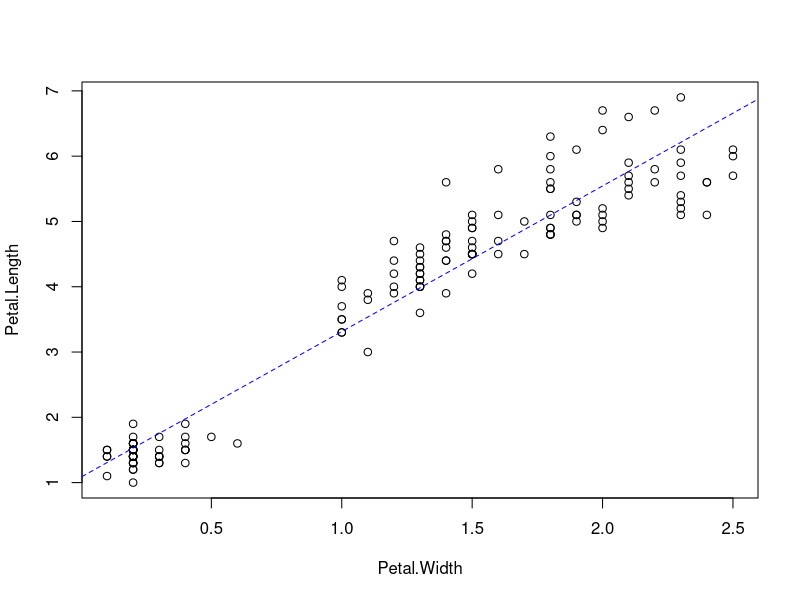
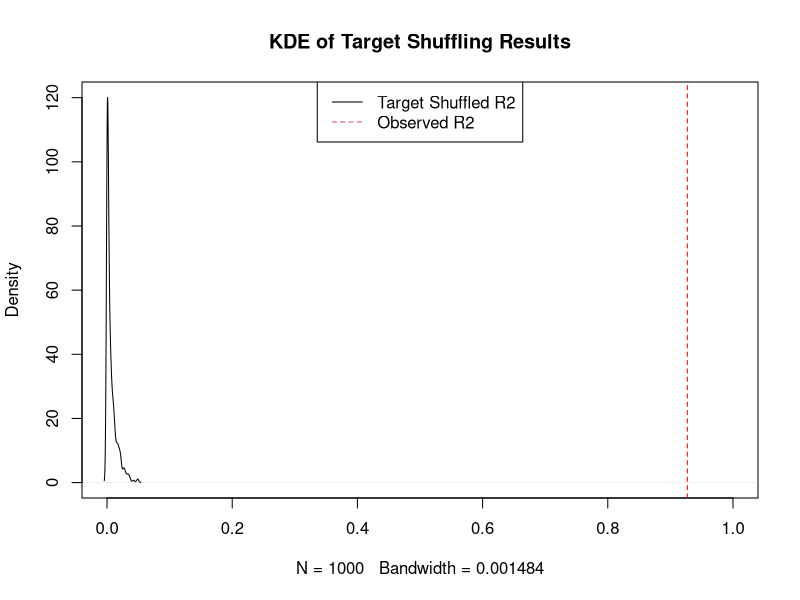
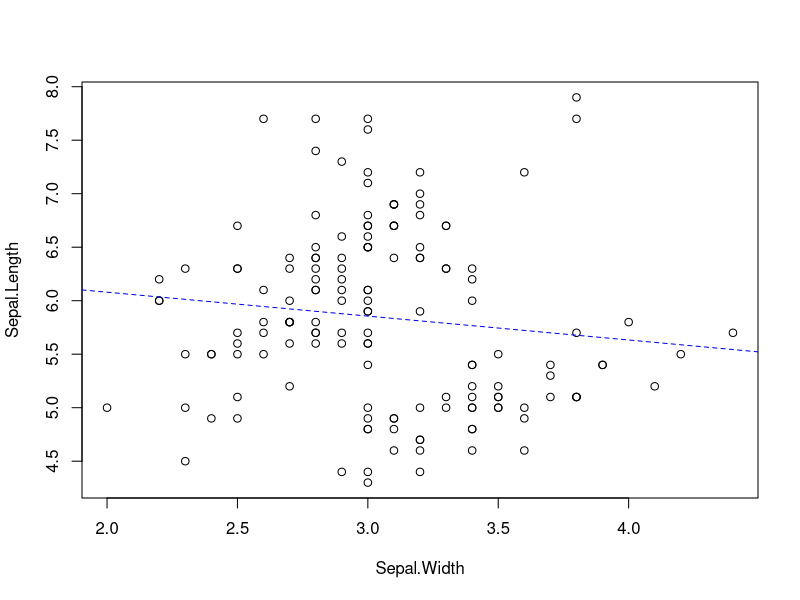
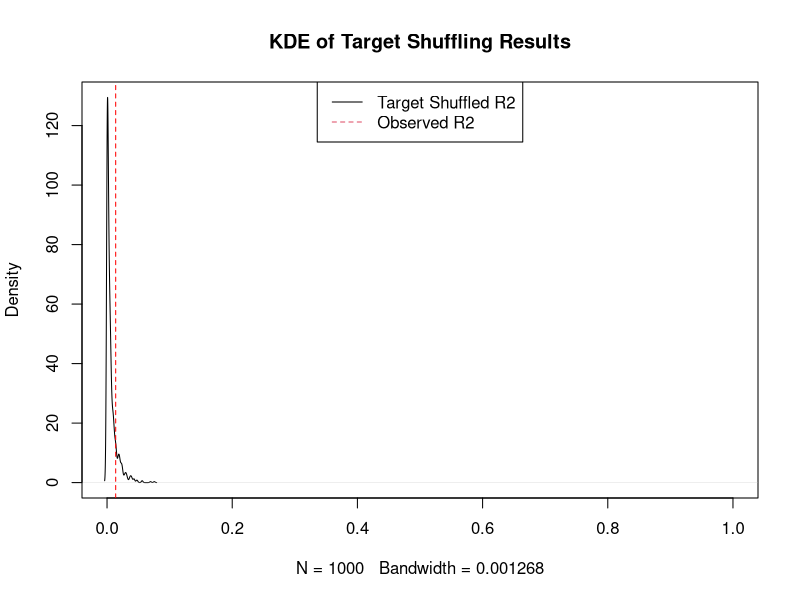
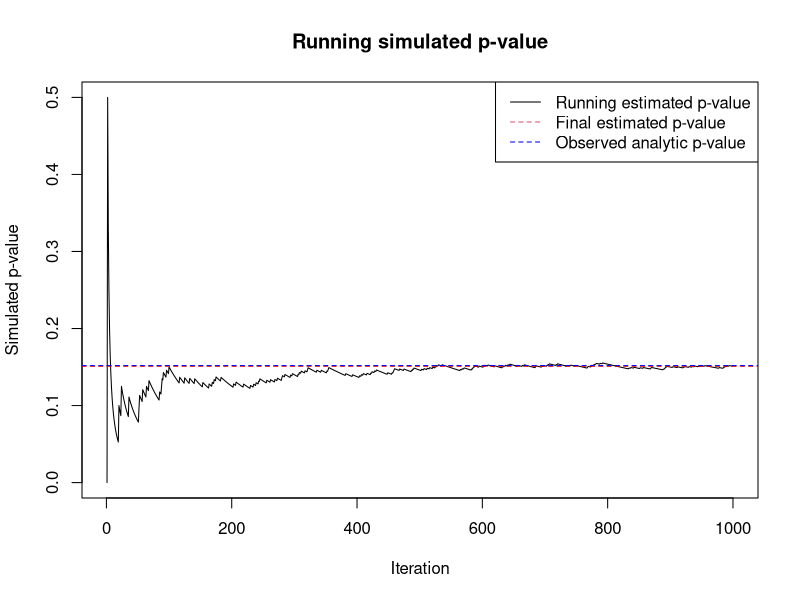
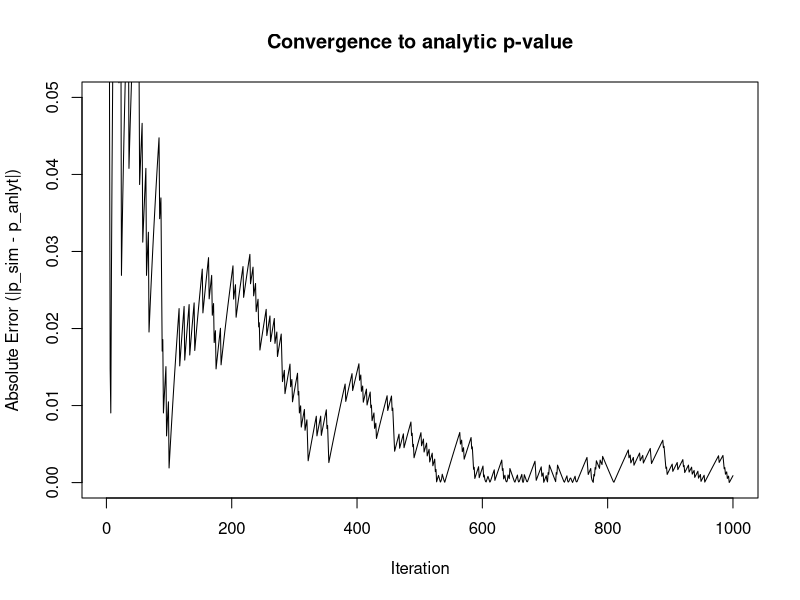
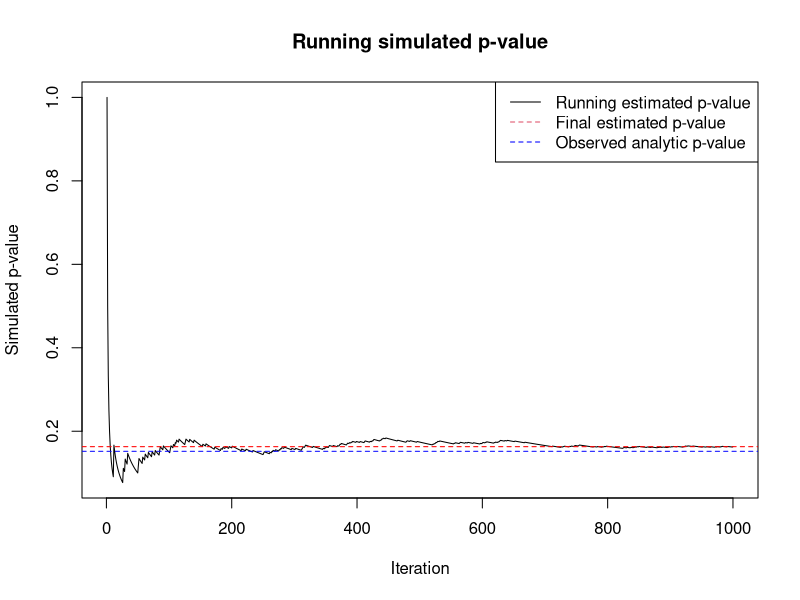
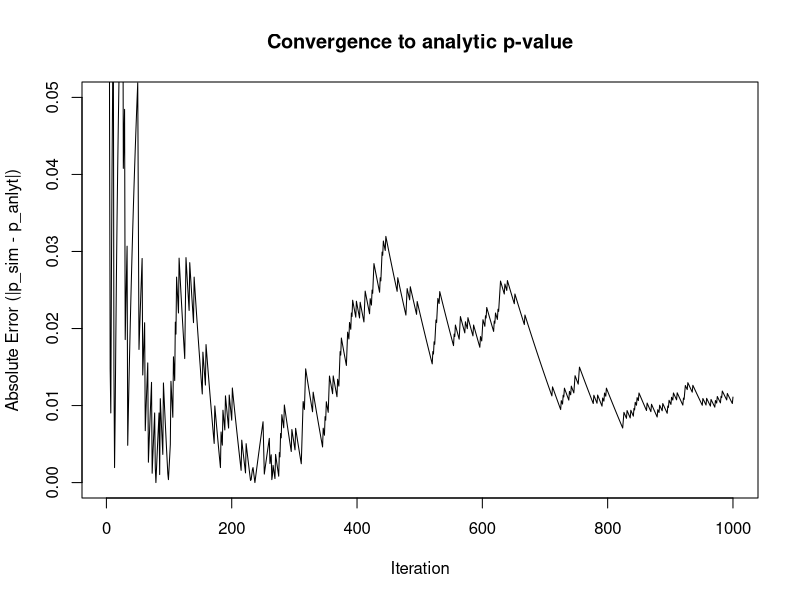

The R source for these figures, in order:
#' ---
#' title: "Demonstration of Generic Target Shuffling"
#' author: "David Marx"
#' date: "September 15, 2014"
#' ---

# /* 
#    #################################################################################
#    # NB: This R script can be compiled into a static notebook by using             #
#    # RStudio's "Compile Notebook" command or by calling knitr::spin on the script. #
#    #################################################################################  
# */


#' Target shuffling is an extremely simple algorithm for estimating the significance of a model. 
#' The idea is to use resampling to estimate the distribution of a given test statistic under the 
#' null hypothesis, and then compare our observed test statistic to the eCDF of the null derived
#' from our resampling.
#' 
#' This is really all there is to it:

# Generic Target shuffling function
tShuffle = function(k, x, y, fitModel, stat, returnValues=TRUE, estimateSignificance=TRUE, ...){
  results = rep(NULL, k)
  for(i in 1:k){
    shuffled_y = sample(y, length(y), ...)  
    results[i] = stat(fitModel(x,shuffled_y))
  }  
  retval=list()
  if(returnValues) retval$values = results
  if(estimateSignificance) retval$est_pval = 1- sum(stat(fitModel(x,y)) > results)/k
  retval
}

#' To make this function generic, I've parameterized it such that it can take any function to fit
#' a supervised model on a training dataset `x` and a target dataset `y` such that the call 
#' `fitModel(x,y)` returns an object that can be operated on by the `stat` function to return a scalar
#' value.
#' 
#' In addition to estimating significance, this implementation returns the raw results of our target shuffling
#' experiments so we can examine the estimated null distribution.
#'
#' To demonstrate, let's run a linear regression and target shuffle the R^2 to determine model significance.
#' In retrospect, really I should be target shuffling the F-statistic of the model, since that's what is
#' actually used to determine model significance, but for the purpose of generality I use r-squared here (which
#' can be calculated for any model) and you will see that we are able to make good estimates on the p-value
#' by target shuffling on this statistic instead of the F-statistic.
#' 
#' To do this, we need to define a `fitModel` function and `stat` function. The first is just a wrapper on
#' the `lm` function, the second just extracts the r.squared attribute from calling `summary` on the model
#' object returned by `lm`. These functions will be passed to the tshuffle function. Last, I'll define a
#' function to simplify extracting the observed p-value from my model.
fitModel = function(x,y){
  lm(y~x)
}

stat = function(mod){
  summary(mod)$r.squared
}

extract_pval = function(mod){
  unlist(anova(mod)[5])[1]
}

#' Let's fit our models to the famous iris data set. We'll start by fitting a "good" model (i.e. one in which
#' we expect to observe significance).
names(iris)
#mod_a = lm(Petal.Length~Petal.Width, iris)
mod_a =fitModel(iris$Petal.Width, iris$Petal.Length)
summary(mod_a)

plot(Petal.Length~Petal.Width, iris)
abline(mod_a, col='blue',lty=2)

stat(mod_a) # r-squared

#' Target shuffle our model
n=1e3
results_a = tShuffle(n, iris$Petal.Width, iris$Petal.Length, fitModel, stat, replace=TRUE)

#' Visualize results of target shuffling
plot(density(results_a$values), xlim=c(0,1), main='KDE of Target Shuffling Results')
abline(v=stat(mod_a), lty=2, col='red')
legend('top', c('Target Shuffled R2', 'Observed R2'), lty=1:2, col=1:2)

#' Compare estimated p-value with observed
print(paste("Estimated p-value:", results_a$est_pval))
print(paste("Observed p-value:",extract_pval(mod_a)))
summary(results_a$values)


#################

#' Let's contrast these results with an attempt to fit a bad model.
mod_b = lm(Sepal.Length~Sepal.Width, iris)
summary(mod_b)

plot(Sepal.Length~Sepal.Width, iris)
abline(mod_b, col='blue', lty=2)

stat(mod_b)

#' Target shuffle our model
results_b = tShuffle(n, iris$Sepal.Width, iris$Sepal.Length, fitModel, stat, replace=TRUE)

#' Visualize results of target shuffling
plot(density(results_b$values), xlim=c(0,1), main='KDE of Target Shuffling Results')
abline(v=stat(mod_b), lty=2, col='red')
legend('top', c('Target Shuffled R2', 'Observed R2'), lty=1:2, col=1:2)

print(paste("Estimated p-value:", results_b$est_pval))
print(paste("Observed p-value:",extract_pval(mod_b)))
summary(results_b$values)

#' Let's run a little experiment to observe how quickly the target shuffled significance
#' on the r^2 statistics converges to the analytic p-value for the model, and see if incorporating
#' bootstrap resampling in our target shuffle makes any difference.

run_experiment = function(x, y, k, fitModel, stat, ...){
  mod = lm(y~x)
  results = tShuffle(k, x, y, fitModel, stat, ...)
  
  p_sim = results$est_pval #sum(stat(mod) < results)/length(results)
  num = cumsum(stat(mod) < results$values)
  denom = 1: length(results$values)
  plot(denom, 
       num/denom, 
       type='l', 
       main="Running simulated p-value",
       xlab="Iteration",
       ylab="Simulated p-value"
  )
  abline(h=p_sim, col='red', lty=2)
  p_anlyt = extract_pval(mod) #unlist(anova(mod)[c("Pr(>F)")])[1]
  abline(h=p_anlyt, col='blue', lty=2)
  legend('topright', c('Running estimated p-value','Final estimated p-value', 'Observed analytic p-value'),
         lty=c(1,2,2), col=c(1:2,'blue')
  )
  
  abs_error=abs(num/denom - p_anlyt)  
  
  plot(denom, abs_error, 
       type='l', 
       main="Convergence to analytic p-value",
       xlab="Iteration",
       ylab="Absolute Error (|p_sim - p_anlyt|)",
       ylim=c(0,.05)
  )  
  return(list(results=results, p_sim=p_sim, p_analytic=p_anlyt, abs_error=abs_error))
}

#' Generic Target Shuffling
exp_f = run_experiment(iris$Sepal.Width, iris$Sepal.Length, n, fitModel, stat, replace=FALSE)
exp_f$p_sim; exp_f$p_analytic

#' Bootstrapped Target Shuffling
exp_t = run_experiment(iris$Sepal.Width, iris$Sepal.Length, n, fitModel, stat, replace=TRUE)
exp_t$p_sim; exp_t$p_analytic

#' It appears that incorporating bootstrapping with target shuffling probablydoesn't really make much 
#' of a difference.
#'
#' **Class Imbalance**
#'
#' Target shuffling is especially useful in situations where the analytic p-value may not be representative 
#' of the true null distribution. A textbook exaple is in the case of significant class imbalance: a naive
#' model will be able to achieve significant accuracy by effectively predicting that any input will be of the 
#' majority class. 

#' To demonstrate, let's construct a dataset with two randomly distributed classes (i.e. inseparable given
#' the available features) where one class is a significant minority relative to the other.

n=1e3
p=0.05
x = runif(n)
y = rbinom(n,1,p)

table(y)/n

#' Since we know that there is no conditional relationship between `x` and `y`, we know that, theoretically,
#' trying to train a logistic regression on this data would be fruitless. But the class imbalance will give
#' us deceptive results.


fitModel_log = function(x,y){
  glm(y~x, data.frame(x,y),family='binomial')
}

accuracy = function(mod, Y=y){
  mean(Y == (predict(mod)>0) )
}


mod_c = fitModel_log(x,y)
acc = accuracy(mod_c)
print(paste("Accuracy:",acc))

#' Wow! That's an accurate model! But does it mean we're really achieving good class separation?
#' Let's target shuffle it and see how significant this result really is.

n=1e3
#+ message=F, warning=F
results_c = tShuffle(n, x, y, fitModel_log, accuracy, replace=TRUE)

#' Visualize results of target shuffling
plot(density(results_c$values), xlim=c(0,1), main='KDE of Target Shuffling Results')
abline(v=accuracy(mod_c), lty=2, col='red')
legend('topleft', c('Target Shuffled Accuracy', 'Observed Accuracy'), lty=1:2, col=1:2)

#' Our model sure doesn't look so special now.

print(paste("Estimated p-value:", results_c$est_pval))
summary(results_c$values)

#' ### Bootstrap
#' 
#' Target shuffling gives us a distribution over the null hypothesis. The *bootstrap* 
#' technique gives us a distribution over model solutions and/or evaluation statistics,
#' AKA distributions over the alternative hypothesis. We estimated our p-value by 
#' comparing a unique model solution against our distribution of null hypotheses, but
#' we can actually infer a distribution over p-values, giving us a confidence interval
#' on our p-value (!!!)

boot_sample = function(x){
  n = nrow(x)
  ix = sample(n, replace=TRUE)
  x[ix,]
}

boot_stat = function(k, x, y, fitModel, stat){
  results = rep(NULL, k)
  full_dat = cbind(y,x)
  for(i in 1:k){
    boot_dat = boot_sample(full_dat)
    xb = boot_dat[,2:(NCOL(x)+1)]
    yb = boot_dat[,1]
    results[i] = stat(fitModel(xb, yb))
  }
  results
}

# results_a = tShuffle(n, iris$Petal.Width, iris$Petal.Length, fitModel, stat, replace=TRUE)
boot_r2 = boot_stat(n, iris$Petal.Width, iris$Petal.Length, fitModel, stat)


plot(density(results_a$values), xlim=c(0,1), main='KDE of Target Shuffling Results')
lines(density(boot_r2), col='blue')
abline(v=stat(mod_a), lty=2, col='red')
legend('top', c('Target Shuffled R2', 'Observed R2', 'Bootstrapped R2'), lty=c(1,2,1), col=c(1,'red', 'blue'))

#' I like this. Let's wrap the whole process.

simulate_distributional_hypothesis_test = function(k, x, y, fitModel, stat, plt=TRUE){
  null_dist = tShuffle(k, x, y, fitModel, stat, replace=TRUE)
  alt_dist  = boot_stat(k, x, y, fitModel, stat)
  mod = fitModel(x,y)
  obs_stat = stat(mod)
  p_dist = sapply(alt_dist, function(v) 1 - mean(v>null_dist$values))
  p_thsuffle = null_dist$est_pval
  if(plt){
    plot(density(null_dist$values), xlim=range(c(null_dist, alt_dist)), main="Target shuffling vs. bootstrap")
    lines(density(alt_dist), col='blue')
    abline(v=obs_stat, lty=2, col='red')
    legend('top', c('Target Shuffled stat', 'Observed stat', 'Bootstrapped stat'), lty=c(1,2,1), col=c(1,'red', 'blue'))
  }
  list(null_hypothesis=null_dist$values, 
       alternative_hypothesis=alt_dist, 
       fitted_stat=obs_stat, 
       fitted_model=mod, 
       fitted_pval=extract_pval(mod), 
       pvalue_distribution=p_dist,
       tshuffle_pvalue=p_thsuffle)
}

#' Where we have wel defined significance, the two distributions are well separated.

sim_dist = simulate_distributional_hypothesis_test(n, iris$Petal.Width, iris$Petal.Length, fitModel, stat)

#' Where we don't have strong significance, there is overlap in the target shuffled and bootstrapped distributions, and
#' we get a range (distribution) of pvalues

sim_dist2 = simulate_distributional_hypothesis_test(n, iris$Sepal.Width, iris$Sepal.Length, fitModel, stat)

plot(density(sim_dist2$pvalue_distribution), main="p-value distribution", xlim=c(0,1))
abline(v=sim_dist2$fitted_pval, lty=2, col="red")
legend('topright', c('Estimated p-value distribution', 'Analytic p-value'), lty=c(1,2), col=c(1,'red'))

#' The median of our estimation distribution is pretty close to our analytic and target-shuffled p-values.
sim_dist2$fitted_pval
sim_dist2$tshuffle_pvalue
quantile(sim_dist2$pvalue_distribution, c(.05, .5, .95))

#' interesting, the mode and mean are not.
dens = density(sim_dist2$pvalue_distribution)
dens$x[which.max(dens$y)] # pval distr mode
mean(sim_dist2$pvalue_distribution) # pval distr mean

#' being a bit more traditional, let's look at the distribution of the difference between the null and the alternative
#' hypothesis. If this distribution contains 0 at our significance level of interest, we fail to reject the null.
dist_diff = sim_dist2$alternative_hypothesis - sim_dist2$null_hypothesis
plot(density(dist_diff))
quantile(dist_diff, c(.05, .5, .95))


#' ### Discussion
#'
#' This obviously invites the question: how useful is a confidence bound about a p-value? I've certainly never seen this 
#' approach used anywhere, but at face value it doesn't strike me as completely useless. In fact, having computed this, 
#' this seems like a good way of doing things. Why shouldn't we calculate bounds about our p-values? How useful is a p-value,
#' or really any statistic, in complete isolation? Although this seems reasonable at first, I have to admit: I'm struggling to 
#' find real value in this range I've constructed. My initial result from target shuffling against a single point estimate for
#' my statistics demonstrated that my model was not significant at a 10% threshold. Querying the p-value distribution told me that
#' there are random models that are significant (the tail of the distribution that lies outside of the range of the target shuffled
#' statistic) and there are random models that are stringly not significant (the distributional overlap). So what?